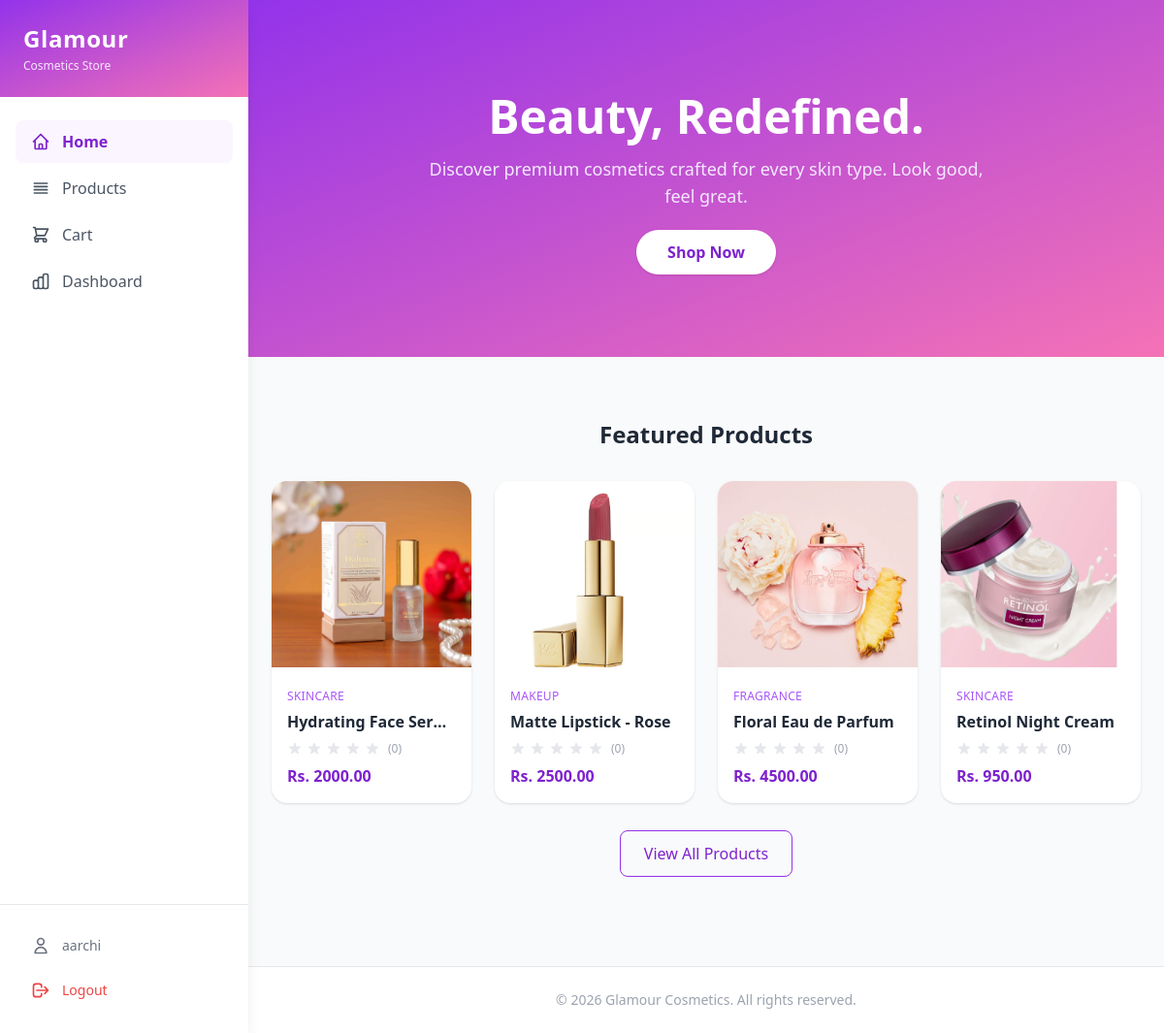
The app's page / (signed in) with its own data.
### accounts/models.py (models this page shows, shortened)
class CustomUser(AbstractUser):
    email = models.EmailField(unique=True)
    phone_number = models.CharField(max_length=20, blank=True)
    address = models.TextField(blank=True)
    date_of_birth = models.DateField(null=True, blank=True)

### products/models.py (models this page shows, shortened)
class Product(models.Model):
    name = models.CharField(max_length=200)
    category = models.ForeignKey(Category, on_delete=models.SET_NULL, null=True, related_name='products')
    price = models.DecimalField(max_digits=10, decimal_places=2)
    description = models.TextField(blank=True)
    image = models.ImageField(upload_to='products/', blank=True, null=True)
    is_featured = models.BooleanField(default=False)
    created_at = models.DateTimeField(auto_now_add=True)
    def average_rating(self):
        reviews = self.reviews.all()
        if reviews.exists():
            return round(sum(r.rating for r in reviews) / reviews.count(), 1)
        return None
    def review_count(self):
        return self.reviews.count()

class Category(models.Model):
    name = models.CharField(max_length=100, unique=True)
    class Meta:
        verbose_name_plural = 'Categories'

### accounts/views.py (the view)
# urls.py: path('', views.home_view, name='home'),
def home_view(request):
    featured_products = []
    try:
        from products.models import Product
        featured_products = Product.objects.filter(is_featured=True).select_related('category')[:8]
    except Exception:
        pass
    return render(request, 'accounts/home.html', {'featured_products': featured_products})

### cart/context_processors.py (called while the page is built)
def cart(request):
    if request.user.is_authenticated:
        cart, _ = Cart.objects.get_or_create(user=request.user)
        return {'cart': cart}
    return {'cart': None}

### cart/models.py (called while the page is built)
    def get_total_items(self):
        return sum(item.quantity for item in self.items.all())

### accounts/templates/accounts/home.html (shortened to what this page needs)
{% extends 'accounts/base.html' %}
{% block content %}
<div class="min-h-screen bg-gray-50">
    <section class="bg-gradient-to-br from-purple-600 to-pink-400 text-white py-24 px-6 text-center">
        <h1 class="text-5xl font-bold mb-4">Beauty, Redefined.</h1>
        <p class="text-lg text-purple-100 mb-8 max-w-xl mx-auto">
            Discover premium cosmetics crafted for every skin type. Look good, feel great.
        </p>
        <a href="{% url 'product_list' %}"
            class="bg-white text-purple-700 font-semibold px-8 py-3 rounded-full hover:bg-purple-50 transition shadow">
            Shop Now
        </a>
    </section>
    <section class="max-w-6xl mx-auto px-6 py-16">
        <h2 class="text-2xl font-bold text-gray-800 mb-8 text-center">Featured Products</h2>
        {% if featured_products %}
        <div class="grid grid-cols-1 sm:grid-cols-2 md:grid-cols-3 lg:grid-cols-4 gap-6">
            {% for product in featured_products %}
            <a href="{% url 'product_detail' product.pk %}"
                class="bg-white rounded-2xl shadow hover:shadow-lg transition overflow-hidden group">
                {% if product.image %}
                    <img src="{{ product.image.url }}" alt="{{ product.name }}"
                        class="w-full h-48 object-cover group-hover:scale-105 transition duration-300">
                {% else %}
                    <div class="w-full h-48 bg-purple-50 flex items-center justify-center">
                        <img src="https://placehold.co/400x300?text=No+Image" alt="No image" class="h-full w-full object-cover opacity-50">
                    </div>
                {% endif %}
                <div class="p-4">
                    <span class="text-xs text-purple-500 font-medium uppercase tracking-wide">
                        {{ product.category.name|default:"Uncategorized" }}
                    </span>
                    <h3 class="text-gray-800 font-semibold mt-1 truncate">{{ product.name }}</h3>
                    <div class="flex items-center gap-1 mt-2">
                        {% with avg=product.average_rating %}
                        {% for i in "12345" %}
                            <svg xmlns="http://www.w3.org/2000/svg" class="h-4 w-4 {% if avg and forloop.counter <= avg %}text-yellow-400{% else %}text-gray-200{% endif %}" viewBox="0 0 20 20" fill="currentColor">
                                <path d="M9.049 2.927c.3-.921 1.603-.921 1.902 0l1.07 3.292a1 1 0 00.95.69h3.462c.969 0 1.371 1.24.588 1.81l-2.8 2.034a1 1 0 00-.364 1.118l1.07 3.292c.3.921-.755 1.688-1.54 1.118l-2.8-2.034a1 1 0 00-1.175 0l-2.8 2.034c-.784.57-1.838-.197-1.539-1.118l1.07-3.292a1 1 0 00-.364-1.118L2.98 8.72c-.783-.57-.38-1.81.588-1.81h3.461a1 1 0 00.951-.69l1.07-3.292z" />
                            </svg>
                        {% endfor %}
                        <span class="text-xs text-gray-400 ml-1">({{ product.review_count }})</span>
                        {% endwith %}
                    </div>
                    <p class="text-purple-700 font-bold mt-2">Rs. {{ product.price }}</p>
                </div>
            </a>
            {% endfor %}
        </div>
        {% endif %}
        <div class="text-center mt-10">
            <a href="{% url 'product_list' %}"
                class="border border-purple-600 text-purple-700 px-6 py-3 rounded-lg hover:bg-purple-50 transition font-medium">
                View All Products
            </a>
        </div>
    </section>
    <footer class="bg-white border-t mt-10 py-6 text-center text-sm text-gray-400">
        &copy; 2026 Glamour Cosmetics. All rights reserved.
    </footer>
</div>
{% endblock %}

### accounts/templates/accounts/base.html (shortened to what this page needs)
<!DOCTYPE html>
<html lang="en">
<head>
    <script src="https://cdn.tailwindcss.com"></script>
</head>
<body class="bg-gray-50 min-h-screen">
<div class="flex min-h-screen">
    <aside class="w-64 bg-white shadow-lg flex flex-col fixed top-0 left-0 h-full z-40">
        <div class="bg-gradient-to-br from-purple-600 to-pink-400 px-6 py-6">
            <a href="{% url 'home' %}" class="text-white text-2xl font-bold tracking-wide">Glamour</a>
            <p class="text-purple-100 text-xs mt-1">Cosmetics Store</p>
        </div>
        <nav class="flex-1 px-4 py-6 space-y-1 overflow-y-auto">
            <a href="{% url 'home' %}"
                class="flex items-center gap-3 px-4 py-2.5 rounded-lg text-gray-600 hover:bg-purple-50 hover:text-purple-700 transition
                {% if request.resolver_match.url_name == 'home' %}bg-purple-50 text-purple-700 font-semibold{% endif %}">
                Home
            </a>
            <a href="{% url 'product_list' %}"
                class="flex items-center gap-3 px-4 py-2.5 rounded-lg text-gray-600 hover:bg-purple-50 hover:text-purple-700 transition
                {% if request.resolver_match.url_name == 'product_list' or request.resolver_match.url_name == 'product_detail' %}bg-purple-50 text-purple-700 font-semibold{% endif %}">
                <svg xmlns="http://www.w3.org/2000/svg" class="h-5 w-5" fill="none" viewBox="0 0 24 24" stroke="currentColor">
                    <path stroke-linecap="round" stroke-linejoin="round" stroke-width="2" d="M4 6h16M4 10h16M4 14h16M4 18h16" />
                </svg>
                Products
            </a>
            <a href="{% url 'cart_detail' %}"
                class="flex items-center gap-3 px-4 py-2.5 rounded-lg text-gray-600 hover:bg-purple-50 hover:text-purple-700 transition
                {% if request.resolver_match.url_name == 'cart_detail' %}bg-purple-50 text-purple-700 font-semibold{% endif %}">
                Cart
            </a>
            {% if user.is_authenticated %}
            <a href="{% url 'dashboard' %}"
                class="flex items-center gap-3 px-4 py-2.5 rounded-lg text-gray-600 hover:bg-purple-50 hover:text-purple-700 transition
                {% if request.resolver_match.url_name == 'dashboard' %}bg-purple-50 text-purple-700 font-semibold{% endif %}">
                Dashboard
            </a>
            {% endif %}
        </nav>
        <div class="px-4 py-6 border-t space-y-2">
            {% if user.is_authenticated %}
                <div class="flex items-center gap-3 px-4 py-2 text-sm text-gray-500">
                    <svg xmlns="http://www.w3.org/2000/svg" class="h-5 w-5" fill="none" viewBox="0 0 24 24" stroke="currentColor">
                        <path stroke-linecap="round" stroke-linejoin="round" stroke-width="2" d="M16 7a4 4 0 11-8 0 4 4 0 018 0zM12 14a7 7 0 00-7 7h14a7 7 0 00-7-7z" />
                    </svg>
                    <span class="truncate">{{ user.username }}</span>
                </div>
                <a href="{% url 'logout' %}"
                    class="flex items-center gap-3 px-4 py-2.5 rounded-lg text-red-500 hover:bg-red-50 transition text-sm">
                    <svg xmlns="http://www.w3.org/2000/svg" class="h-5 w-5" fill="none" viewBox="0 0 24 24" stroke="currentColor">
                        <path stroke-linecap="round" stroke-linejoin="round" stroke-width="2" d="M17 16l4-4m0 0l-4-4m4 4H7m6 4v1a3 3 0 01-3 3H6a3 3 0 01-3-3V7a3 3 0 013-3h4a3 3 0 013 3v1" />
                    </svg>
                    Logout
                </a>
            {% endif %}
        </div>
    </aside>
    <main class="ml-64 flex-1 min-h-screen">
        {% block content %}{% endblock %}
    </main>
</div>
</body>
</html>

### records on screen
CustomUser: username "aarchi"
Product: image (picture), category.name "SKINCARE", name "Hydrating Face Ser…", review_count "0", price "2000.00"
Product: image (picture), category.name "MAKEUP", name "Matte Lipstick - Rose", review_count "0", price "2500.00"
Product: image (picture), category.name "FRAGRANCE", name "Floral Eau de Parfum", review_count "0", price "4500.00"
Product: image (picture), category.name "SKINCARE", name "Retinol Night Cream", review_count "0", price "950.00"
